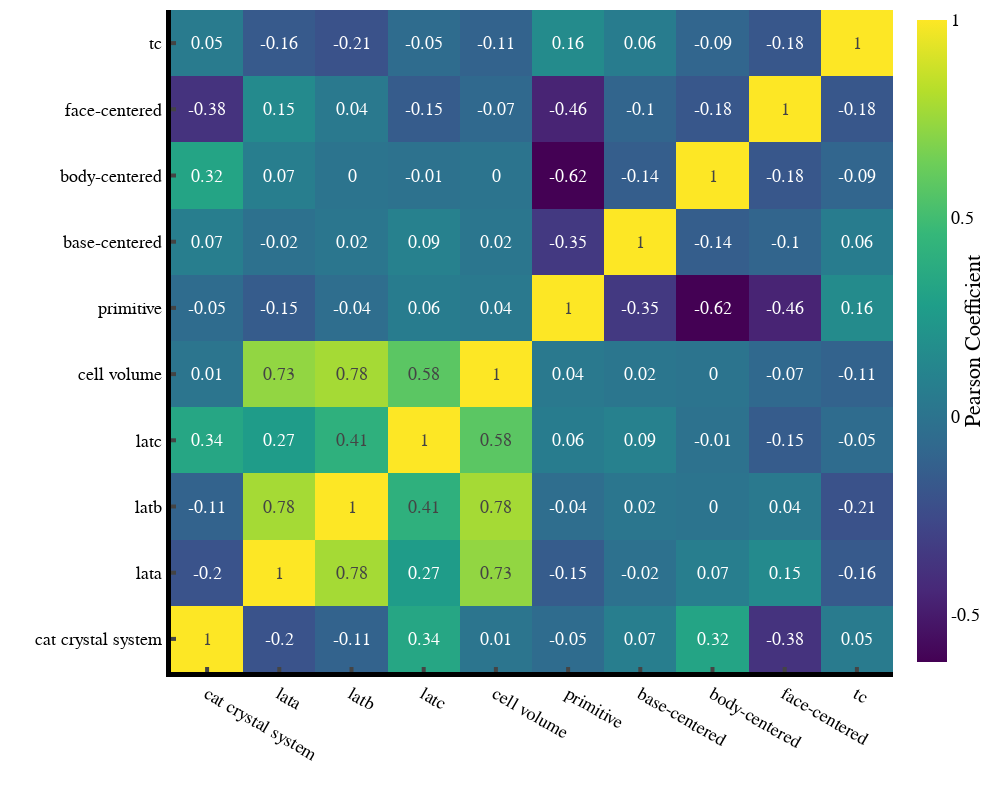

Source (notebook cell):
### Markdown cell above
Really unexpected correlation here with tc I expected volume to have a much higher correlation, I wonder if the latc value here is because of the cuprates?

### Code cell
df_without_cuprates = df_MP_non_zero[df_MP_non_zero['sc_class'] != 'Cuprate']
corr_matrix(df_without_cuprates, crystal_properties, 1000, 800, 18)

### Figure 1 — Plotly figure (JSON) as saved in the notebook; plotly's stock layout.template omitted (floating-point values rounded to 4 significant figures)
{"data": [{"colorbar": {"ticktext": [-1, -0.5, 0, 0.5, 1], "tickvals": [-1, -0.5, 0, 0.5, 1], "title": {"side": "right", "text": "Pearson Coefficient"}}, "colorscale": [[0, "#440154"], [0.1111, "#482878"], [0.2222, "#3e4989"], [0.3333, "#31688e"], [0.4444, "#26828e"], [0.5556, "#1f9e89"], [0.6667, "#35b779"], [0.7778, "#6ece58"], [0.8889, "#b5de2b"], [1, "#fde725"]], "text": [[1, -0.2, -0.11, 0.34, 0.01, -0.05, 0.07, 0.32, -0.38, 0.05, 0.05], [-0.2, 1, 0.78, 0.27, 0.73, -0.15, -0.02, 0.07, 0.15, -0.16, -0.16], [-0.11, 0.78, 1, 0.41, 0.78, -0.04, 0.02, 0, 0.04, -0.21, -0.21], [0.34, 0.27, 0.41, 1, 0.58, 0.06, 0.09, -0.01, -0.15, -0.05, -0.05], [0.01, 0.73, 0.78, 0.58, 1, 0.04, 0.02, 0, -0.07, -0.11, -0.11], [-0.05, -0.15, -0.04, 0.06, 0.04, 1, -0.35, -0.62, -0.46, 0.16, 0.16], [0.07, -0.02, 0.02, 0.09, 0.02, -0.35, 1, -0.14, -0.1, 0.06, 0.06], [0.32, 0.07, 0, -0.01, 0, -0.62, -0.14, 1, -0.18, -0.09, -0.09], [-0.38, 0.15, 0.04, -0.15, -0.07, -0.46, -0.1, -0.18, 1, -0.18, -0.18], [0.05, -0.16, -0.21, -0.05, -0.11, 0.16, 0.06, -0.09, -0.18, 1, 1], [0.05, -0.16, -0.21, -0.05, -0.11, 0.16, 0.06, -0.09, -0.18, 1, 1]], "textfont": {"size": 18}, "texttemplate": "%{text}", "type": "heatmap", "x": ["cat crystal system", "lata", "latb", "latc", "cell volume", "primitive", "base-centered", "body-centered", "face-centered", "tc", "tc"], "y": ["cat crystal system", "lata", "latb", "latc", "cell volume", "primitive", "base-centered", "body-centered", "face-centered", "tc", "tc"], "z": [[1, -0.2, -0.11, 0.34, 0.01, -0.05, 0.07, 0.32, -0.38, 0.05, 0.05], [-0.2, 1, 0.78, 0.27, 0.73, -0.15, -0.02, 0.07, 0.15, -0.16, -0.16], [-0.11, 0.78, 1, 0.41, 0.78, -0.04, 0.02, 0, 0.04, -0.21, -0.21], [0.34, 0.27, 0.41, 1, 0.58, 0.06, 0.09, -0.01, -0.15, -0.05, -0.05], [0.01, 0.73, 0.78, 0.58, 1, 0.04, 0.02, 0, -0.07, -0.11, -0.11], [-0.05, -0.15, -0.04, 0.06, 0.04, 1, -0.35, -0.62, -0.46, 0.16, 0.16], [0.07, -0.02, 0.02, 0.09, 0.02, -0.35, 1, -0.14, -0.1, 0.06, 0.06], [0.32, 0.07, 0, -0.01, 0, -0.62, -0.14, 1, -0.18, -0.09, -0.09], [-0.38, 0.15, 0.04, -0.15, -0.07, -0.46, -0.1, -0.18, 1, -0.18, -0.18], [0.05, -0.16, -0.21, -0.05, -0.11, 0.16, 0.06, -0.09, -0.18, 1, 1], [0.05, -0.16, -0.21, -0.05, -0.11, 0.16, 0.06, -0.09, -0.18, 1, 1]]}], "layout": {"font": {"color": "black", "family": "Helvetica", "size": 18}, "height": 800, "margin": {"b": 5, "l": 5, "r": 5, "t": 10}, "paper_bgcolor": "white", "plot_bgcolor": "white", "width": 1000, "xaxis": {"linecolor": "black", "linewidth": 5, "showline": true, "ticklen": 5, "ticks": "inside", "tickwidth": 4, "title": {"text": ""}}, "yaxis": {"linecolor": "black", "linewidth": 5, "showline": true, "ticklen": 5, "ticks": "inside", "tickwidth": 4, "title": {"text": ""}}}}
